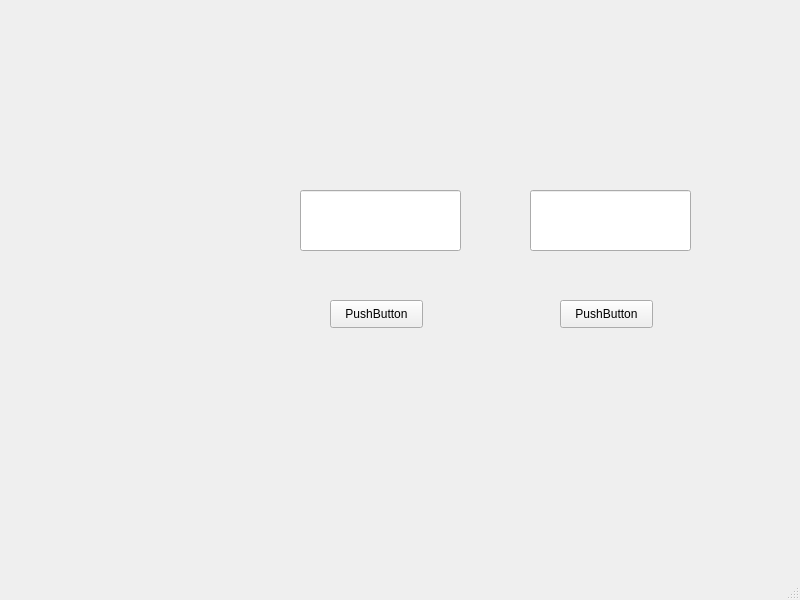
<?xml version="1.0" encoding="UTF-8"?>
<ui version="4.0">
 <class>MainWindow</class>
 <widget class="QMainWindow" name="MainWindow">
  <property name="geometry">
   <rect>
    <x>0</x>
    <y>0</y>
    <width>800</width>
    <height>600</height>
   </rect>
  </property>
  <property name="windowTitle">
   <string>MainWindow</string>
  </property>
  <widget class="QWidget" name="centralwidget">
   <widget class="QPushButton" name="pushButton">
    <property name="geometry">
     <rect>
      <x>330</x>
      <y>300</y>
      <width>93</width>
      <height>28</height>
     </rect>
    </property>
    <property name="text">
     <string>PushButton</string>
    </property>
   </widget>
   <widget class="QLineEdit" name="lineEdit">
    <property name="geometry">
     <rect>
      <x>300</x>
      <y>190</y>
      <width>161</width>
      <height>61</height>
     </rect>
    </property>
   </widget>
   <widget class="QLineEdit" name="lineEdit_2">
    <property name="geometry">
     <rect>
      <x>530</x>
      <y>190</y>
      <width>161</width>
      <height>61</height>
     </rect>
    </property>
   </widget>
   <widget class="QPushButton" name="pushButton_2">
    <property name="geometry">
     <rect>
      <x>560</x>
      <y>300</y>
      <width>93</width>
      <height>28</height>
     </rect>
    </property>
    <property name="text">
     <string>PushButton</string>
    </property>
   </widget>
  </widget>
  <widget class="QMenuBar" name="menubar">
   <property name="geometry">
    <rect>
     <x>0</x>
     <y>0</y>
     <width>800</width>
     <height>26</height>
    </rect>
   </property>
  </widget>
  <widget class="QStatusBar" name="statusbar"/>
 </widget>
 <resources/>
 <connections/>
</ui>
